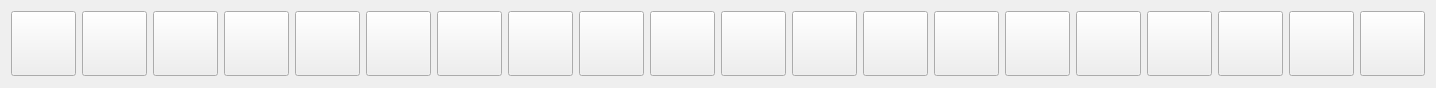
              <widget class="QWidget" name="scrollAreaWidgetContents_26">
               <property name="geometry">
                <rect>
                 <x>0</x>
                 <y>0</y>
                 <width>1432</width>
                 <height>88</height>
                </rect>
               </property>
               <layout class="QHBoxLayout" name="horizontalLayout_17">
                <item>
                 <widget class="QPushButton" name="pushButton_53">
                  <property name="sizePolicy">
                   <sizepolicy hsizetype="Minimum" vsizetype="Fixed">
                    <horstretch>65</horstretch>
                    <verstretch>65</verstretch>
                   </sizepolicy>
                  </property>
                  <property name="minimumSize">
                   <size>
                    <width>65</width>
                    <height>65</height>
                   </size>
                  </property>
                  <property name="styleSheet">
                   <string notr="true">border-image: url(:/image/MAIN_IMG/IMG_1238.png);</string>
                  </property>
                  <property name="text">
                   <string/>
                  </property>
                 </widget>
                </item>
                <item>
                 <widget class="QPushButton" name="pushButton_54">
                  <property name="sizePolicy">
                   <sizepolicy hsizetype="Minimum" vsizetype="Fixed">
                    <horstretch>65</horstretch>
                    <verstretch>65</verstretch>
                   </sizepolicy>
                  </property>
                  <property name="minimumSize">
                   <size>
                    <width>65</width>
                    <height>65</height>
                   </size>
                  </property>
                  <property name="styleSheet">
                   <string notr="true">border-image: url(:/image/MAIN_IMG/IMG_1239.png);</string>
                  </property>
                  <property name="text">
                   <string/>
                  </property>
                 </widget>
                </item>
                <item>
                 <widget class="QPushButton" name="pushButton_56">
                  <property name="sizePolicy">
                   <sizepolicy hsizetype="Minimum" vsizetype="Fixed">
                    <horstretch>65</horstretch>
                    <verstretch>65</verstretch>
                   </sizepolicy>
                  </property>
                  <property name="minimumSize">
                   <size>
                    <width>65</width>
                    <height>65</height>
                   </size>
                  </property>
                  <property name="styleSheet">
                   <string notr="true">border-image: url(:/image/MAIN_IMG/IMG_1240.png);</string>
                  </property>
                  <property name="text">
                   <string/>
                  </property>
                 </widget>
                </item>
                <item>
                 <widget class="QPushButton" name="pushButton_58">
                  <property name="sizePolicy">
                   <sizepolicy hsizetype="Minimum" vsizetype="Fixed">
                    <horstretch>65</horstretch>
                    <verstretch>65</verstretch>
                   </sizepolicy>
                  </property>
                  <property name="minimumSize">
                   <size>
                    <width>65</width>
                    <height>65</height>
                   </size>
                  </property>
                  <property name="styleSheet">
                   <string notr="true">border-image: url(:/image/MAIN_IMG/IMG_1241.png);</string>
                  </property>
                  <property name="text">
                   <string/>
                  </property>
                 </widget>
                </item>
                <item>
                 <widget class="QPushButton" name="pushButton_76">
                  <property name="sizePolicy">
                   <sizepolicy hsizetype="Minimum" vsizetype="Fixed">
                    <horstretch>65</horstretch>
                    <verstretch>65</verstretch>
                   </sizepolicy>
                  </property>
                  <property name="minimumSize">
                   <size>
                    <width>65</width>
                    <height>65</height>
                   </size>
                  </property>
                  <property name="styleSheet">
                   <string notr="true">border-image: url(:/image/MAIN_IMG/IMG_1242.png);</string>
                  </property>
                  <property name="text">
                   <string/>
                  </property>
                 </widget>
                </item>
                <item>
                 <widget class="QPushButton" name="pushButton_79">
                  <property name="sizePolicy">
                   <sizepolicy hsizetype="Minimum" vsizetype="Fixed">
                    <horstretch>65</horstretch>
                    <verstretch>65</verstretch>
                   </sizepolicy>
                  </property>
                  <property name="minimumSize">
                   <size>
                    <width>65</width>
                    <height>65</height>
                   </size>
                  </property>
                  <property name="styleSheet">
                   <string notr="true">border-image: url(:/image/MAIN_IMG/IMG_1243.png);</string>
                  </property>
                  <property name="text">
                   <string/>
                  </property>
                 </widget>
                </item>
                <item>
                 <widget class="QPushButton" name="pushButton_81">
                  <property name="sizePolicy">
                   <sizepolicy hsizetype="Minimum" vsizetype="Fixed">
                    <horstretch>65</horstretch>
                    <verstretch>65</verstretch>
                   </sizepolicy>
                  </property>
                  <property name="minimumSize">
                   <size>
                    <width>65</width>
                    <height>65</height>
                   </size>
                  </property>
                  <property name="styleSheet">
                   <string notr="true">border-image: url(:/image/MAIN_IMG/IMG_1244.png);</string>
                  </property>
                  <property name="text">
                   <string/>
                  </property>
                 </widget>
                </item>
                <item>
                 <widget class="QPushButton" name="pushButton_82">
                  <property name="enabled">
                   <bool>true</bool>
                  </property>
                  <property name="sizePolicy">
                   <sizepolicy hsizetype="Minimum" vsizetype="Fixed">
                    <horstretch>65</horstretch>
                    <verstretch>65</verstretch>
                   </sizepolicy>
                  </property>
                  <property name="minimumSize">
                   <size>
                    <width>65</width>
                    <height>65</height>
                   </size>
                  </property>
                  <property name="font">
                   <font>
                    <kerning>true</kerning>
                   </font>
                  </property>
                  <property name="toolTip">
                   <string/>
                  </property>
                  <property name="statusTip">
                   <string/>
                  </property>
                  <property name="whatsThis">
                   <string/>
                  </property>
                  <property name="accessibleName">
                   <string/>
                  </property>
                  <property name="accessibleDescription">
                   <string/>
                  </property>
                  <property name="styleSheet">
                   <string notr="true">border-image: url(:/image/MAIN_IMG/IMG_1245.png);</string>
                  </property>
                  <property name="text">
                   <string/>
                  </property>
                 </widget>
                </item>
                <item>
                 <widget class="QPushButton" name="pushButton_83">
                  <property name="sizePolicy">
                   <sizepolicy hsizetype="Minimum" vsizetype="Fixed">
                    <horstretch>65</horstretch>
                    <verstretch>65</verstretch>
                   </sizepolicy>
                  </property>
                  <property name="minimumSize">
                   <size>
                    <width>65</width>
                    <height>65</height>
                   </size>
                  </property>
                  <property name="styleSheet">
                   <string notr="true">border-image: url(:/image/MAIN_IMG/IMG_1246.png);</string>
                  </property>
                  <property name="text">
                   <string/>
                  </property>
                 </widget>
                </item>
                <item>
                 <widget class="QPushButton" name="pushButton_84">
                  <property name="sizePolicy">
                   <sizepolicy hsizetype="Minimum" vsizetype="Fixed">
                    <horstretch>65</horstretch>
                    <verstretch>65</verstretch>
                   </sizepolicy>
                  </property>
                  <property name="minimumSize">
                   <size>
                    <width>65</width>
                    <height>65</height>
                   </size>
                  </property>
                  <property name="styleSheet">
                   <string notr="true">border-image: url(:/image/MAIN_IMG/IMG_1247.png);</string>
                  </property>
                  <property name="text">
                   <string/>
                  </property>
                 </widget>
                </item>
                <item>
                 <widget class="QPushButton" name="pushButton_85">
                  <property name="sizePolicy">
                   <sizepolicy hsizetype="Minimum" vsizetype="Fixed">
                    <horstretch>65</horstretch>
                    <verstretch>65</verstretch>
                   </sizepolicy>
                  </property>
                  <property name="minimumSize">
                   <size>
                    <width>65</width>
                    <height>65</height>
                   </size>
                  </property>
                  <property name="styleSheet">
                   <string notr="true">border-image: url(:/image/MAIN_IMG/IMG_1248.png);</string>
                  </property>
                  <property name="text">
                   <string/>
                  </property>
                 </widget>
                </item>
                <item>
                 <widget class="QPushButton" name="pushButton_86">
                  <property name="sizePolicy">
                   <sizepolicy hsizetype="Minimum" vsizetype="Fixed">
                    <horstretch>65</horstretch>
                    <verstretch>65</verstretch>
                   </sizepolicy>
                  </property>
                  <property name="minimumSize">
                   <size>
                    <width>65</width>
                    <height>65</height>
                   </size>
                  </property>
                  <property name="styleSheet">
                   <string notr="true">border-image: url(:/image/MAIN_IMG/IMG_1249.png);</string>
                  </property>
                  <property name="text">
                   <string/>
                  </property>
                 </widget>
                </item>
                <item>
                 <widget class="QPushButton" name="pushButton_87">
                  <property name="sizePolicy">
                   <sizepolicy hsizetype="Minimum" vsizetype="Fixed">
                    <horstretch>65</horstretch>
                    <verstretch>65</verstretch>
                   </sizepolicy>
                  </property>
                  <property name="minimumSize">
                   <size>
                    <width>65</width>
                    <height>65</height>
                   </size>
                  </property>
                  <property name="styleSheet">
                   <string notr="true">border-image: url(:/image/MAIN_IMG/IMG_1250.png);</string>
                  </property>
                  <property name="text">
                   <string/>
                  </property>
                 </widget>
                </item>
                <item>
                 <widget class="QPushButton" name="pushButton_88">
                  <property name="sizePolicy">
                   <sizepolicy hsizetype="Minimum" vsizetype="Fixed">
                    <horstretch>65</horstretch>
                    <verstretch>65</verstretch>
                   </sizepolicy>
                  </property>
                  <property name="minimumSize">
                   <size>
                    <width>65</width>
                    <height>65</height>
                   </size>
                  </property>
                  <property name="styleSheet">
                   <string notr="true">border-image: url(:/image/MAIN_IMG/IMG_1251.png);</string>
                  </property>
                  <property name="text">
                   <string/>
                  </property>
                 </widget>
                </item>
                <item>
                 <widget class="QPushButton" name="pushButton_89">
                  <property name="sizePolicy">
                   <sizepolicy hsizetype="Minimum" vsizetype="Fixed">
                    <horstretch>65</horstretch>
                    <verstretch>65</verstretch>
                   </sizepolicy>
                  </property>
                  <property name="minimumSize">
                   <size>
                    <width>65</width>
                    <height>65</height>
                   </size>
                  </property>
                  <property name="styleSheet">
                   <string notr="true">border-image: url(:/image/MAIN_IMG/IMG_1252.png);</string>
                  </property>
                  <property name="text">
                   <string/>
                  </property>
                 </widget>
                </item>
                <item>
                 <widget class="QPushButton" name="pushButton_90">
                  <property name="sizePolicy">
                   <sizepolicy hsizetype="Minimum" vsizetype="Fixed">
                    <horstretch>65</horstretch>
                    <verstretch>65</verstretch>
                   </sizepolicy>
                  </property>
                  <property name="minimumSize">
                   <size>
                    <width>65</width>
                    <height>65</height>
                   </size>
                  </property>
                  <property name="styleSheet">
                   <string notr="true">border-image: url(:/image/MAIN_IMG/IMG_1253.png);</string>
                  </property>
                  <property name="text">
                   <string/>
                  </property>
                 </widget>
                </item>
                <item>
                 <widget class="QPushButton" name="pushButton_91">
                  <property name="sizePolicy">
                   <sizepolicy hsizetype="Minimum" vsizetype="Fixed">
                    <horstretch>65</horstretch>
                    <verstretch>65</verstretch>
                   </sizepolicy>
                  </property>
                  <property name="minimumSize">
                   <size>
                    <width>65</width>
                    <height>65</height>
                   </size>
                  </property>
                  <property name="styleSheet">
                   <string notr="true">border-image: url(:/image/MAIN_IMG/IMG_1254.png);</string>
                  </property>
                  <property name="text">
                   <string/>
                  </property>
                 </widget>
                </item>
                <item>
                 <widget class="QPushButton" name="pushButton_92">
                  <property name="enabled">
                   <bool>true</bool>
                  </property>
                  <property name="sizePolicy">
                   <sizepolicy hsizetype="Minimum" vsizetype="Fixed">
                    <horstretch>65</horstretch>
                    <verstretch>65</verstretch>
                   </sizepolicy>
                  </property>
                  <property name="minimumSize">
                   <size>
                    <width>65</width>
                    <height>65</height>
                   </size>
                  </property>
                  <property name="font">
                   <font>
                    <kerning>true</kerning>
                   </font>
                  </property>
                  <property name="toolTip">
                   <string/>
                  </property>
                  <property name="statusTip">
                   <string/>
                  </property>
                  <property name="whatsThis">
                   <string/>
                  </property>
                  <property name="accessibleName">
                   <string/>
                  </property>
                  <property name="accessibleDescription">
                   <string/>
                  </property>
                  <property name="styleSheet">
                   <string notr="true">border-image: url(:/image/MAIN_IMG/IMG_1256.png);</string>
                  </property>
                  <property name="text">
                   <string/>
                  </property>
                 </widget>
                </item>
                <item>
                 <widget class="QPushButton" name="pushButton_93">
                  <property name="sizePolicy">
                   <sizepolicy hsizetype="Minimum" vsizetype="Fixed">
                    <horstretch>65</horstretch>
                    <verstretch>65</verstretch>
                   </sizepolicy>
                  </property>
                  <property name="minimumSize">
                   <size>
                    <width>65</width>
                    <height>65</height>
                   </size>
                  </property>
                  <property name="styleSheet">
                   <string notr="true">border-image: url(:/image/MAIN_IMG/IMG_1257.png);</string>
                  </property>
                  <property name="text">
                   <string/>
                  </property>
                 </widget>
                </item>
                <item>
                 <widget class="QPushButton" name="pushButton_96">
                  <property name="sizePolicy">
                   <sizepolicy hsizetype="Minimum" vsizetype="Fixed">
                    <horstretch>65</horstretch>
                    <verstretch>65</verstretch>
                   </sizepolicy>
                  </property>
                  <property name="minimumSize">
                   <size>
                    <width>65</width>
                    <height>65</height>
                   </size>
                  </property>
                  <property name="styleSheet">
                   <string notr="true">border-image: url(:/image/MAIN_IMG/IMG_1258.png);</string>
                  </property>
                  <property name="text">
                   <string/>
                  </property>
                 </widget>
                </item>
               </layout>
              </widget>
